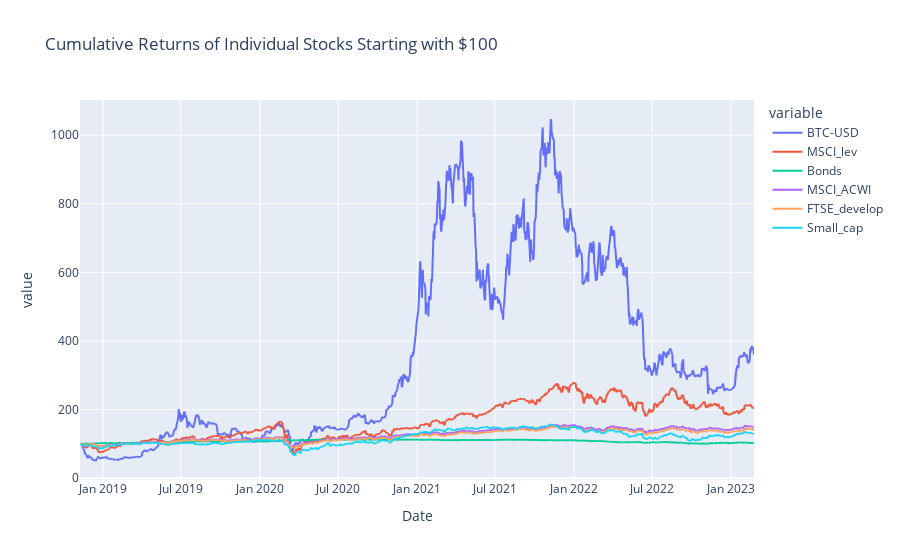

Notebook source saved alongside this figure:
### Code cell
def plot_cum_returns(data, title):    
    daily_cum_returns = 1 + data.dropna().pct_change()
    daily_cum_returns = daily_cum_returns.cumprod()*100
    fig = px.line(daily_cum_returns, title=title)
    return fig
    
fig_cum_returns = plot_cum_returns(df, 'Cumulative Returns of Individual Stocks Starting with $100')
fig_cum_returns.show()

### Figure 1 — Plotly figure (JSON) as saved in the notebook; plotly's stock layout.template omitted (floating-point values rounded to 4 significant figures; data arrays with more than 128 entries replaced by an {"elided": "..."} marker saying what was removed)
{"data": [{"hovertemplate": "variable=BTC-USD<br>Date=%{x}<br>value=%{y}<extra></extra>", "legendgroup": "BTC-USD", "line": {"color": "#636efa", "dash": "solid"}, "marker": {"symbol": "circle"}, "mode": "lines", "name": "BTC-USD", "showlegend": true, "type": "scattergl", "x": {"elided": "1062 str values"}, "xaxis": "x", "y": {"elided": "1062 float values"}, "yaxis": "y"}, {"hovertemplate": "variable=MSCI_lev<br>Date=%{x}<br>value=%{y}<extra></extra>", "legendgroup": "MSCI_lev", "line": {"color": "#EF553B", "dash": "solid"}, "marker": {"symbol": "circle"}, "mode": "lines", "name": "MSCI_lev", "showlegend": true, "type": "scattergl", "x": {"elided": "1062 str values"}, "xaxis": "x", "y": {"elided": "1062 float values"}, "yaxis": "y"}, {"hovertemplate": "variable=Bonds<br>Date=%{x}<br>value=%{y}<extra></extra>", "legendgroup": "Bonds", "line": {"color": "#00cc96", "dash": "solid"}, "marker": {"symbol": "circle"}, "mode": "lines", "name": "Bonds", "showlegend": true, "type": "scattergl", "x": {"elided": "1062 str values"}, "xaxis": "x", "y": {"elided": "1062 float values"}, "yaxis": "y"}, {"hovertemplate": "variable=MSCI_ACWI<br>Date=%{x}<br>value=%{y}<extra></extra>", "legendgroup": "MSCI_ACWI", "line": {"color": "#ab63fa", "dash": "solid"}, "marker": {"symbol": "circle"}, "mode": "lines", "name": "MSCI_ACWI", "showlegend": true, "type": "scattergl", "x": {"elided": "1062 str values"}, "xaxis": "x", "y": {"elided": "1062 float values"}, "yaxis": "y"}, {"hovertemplate": "variable=FTSE_develop<br>Date=%{x}<br>value=%{y}<extra></extra>", "legendgroup": "FTSE_develop", "line": {"color": "#FFA15A", "dash": "solid"}, "marker": {"symbol": "circle"}, "mode": "lines", "name": "FTSE_develop", "showlegend": true, "type": "scattergl", "x": {"elided": "1062 str values"}, "xaxis": "x", "y": {"elided": "1062 float values"}, "yaxis": "y"}, {"hovertemplate": "variable=Small_cap<br>Date=%{x}<br>value=%{y}<extra></extra>", "legendgroup": "Small_cap", "line": {"color": "#19d3f3", "dash": "solid"}, "marker": {"symbol": "circle"}, "mode": "lines", "name": "Small_cap", "showlegend": true, "type": "scattergl", "x": {"elided": "1062 str values"}, "xaxis": "x", "y": {"elided": "1062 float values"}, "yaxis": "y"}], "layout": {"legend": {"title": {"text": "variable"}, "tracegroupgap": 0}, "title": {"text": "Cumulative Returns of Individual Stocks Starting with $100"}, "xaxis": {"anchor": "y", "domain": [0, 1], "title": {"text": "Date"}}, "yaxis": {"anchor": "x", "domain": [0, 1], "title": {"text": "value"}}}}
